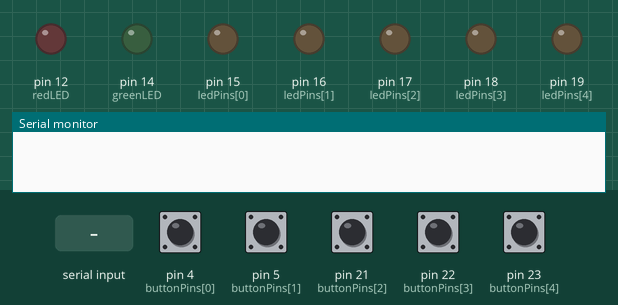
Simulated run of this sketch. Board: Arduino Mega 2560, built with avr-gcc and run on an emulated ATmega2560. On the bench: output pins drawn as LEDs (lit = HIGH), the last lines printed to the serial monitor. Inputs (shaded band) come from the test bench; at power-on: pin 4 (buttonPins[0]), pin 5 (buttonPins[1]), pin 21 (buttonPins[2]), pin 22 (buttonPins[3]), pin 23 (buttonPins[4]) HIGH.

Above: at 1.2 s.
1.3 s: "1\n" received over Serial
At 2.8 s:
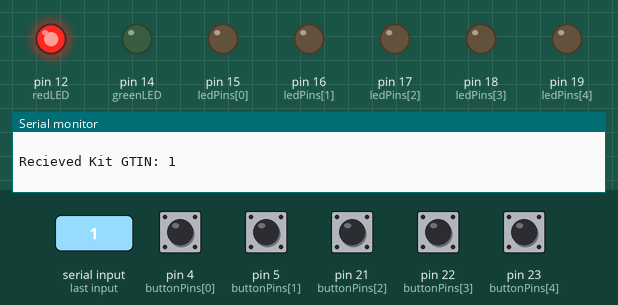
4.3 s: "0\n" received over Serial
At 4.7 s:
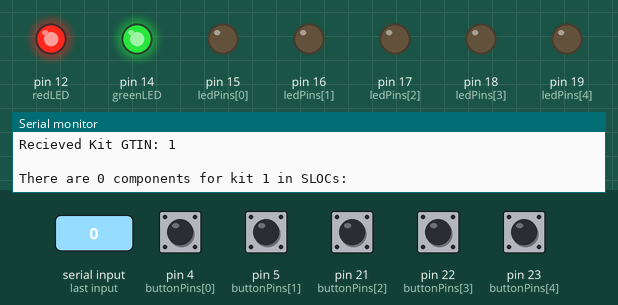
7.3 s: "2\n" received over Serial
At 9.9 s:
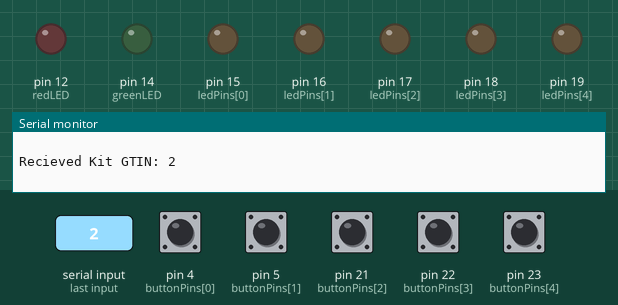
Timing chart, 0 to 11.4 s (numbered marks = the images above; inputs shaded):
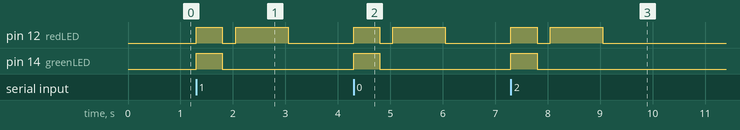

Measured:
- after the input at 1.3 s, pin 12 (redLED): LOW → HIGH at once, → LOW 0.50 s later, → HIGH 0.25 s later, → LOW 1.0 s later; pin 14 (greenLED): LOW → HIGH at once, → LOW 0.50 s later
- after the input at 4.3 s, pin 12 (redLED): LOW → HIGH at once, → LOW 0.50 s later, → HIGH 0.25 s later, → LOW 1.0 s later; pin 14 (greenLED): LOW → HIGH at once, → LOW 0.50 s later
- after the input at 7.3 s, pin 12 (redLED): LOW → HIGH at once, → LOW 0.50 s later, → HIGH 0.25 s later, → LOW 1.0 s later; pin 14 (greenLED): LOW → HIGH at once, → LOW 0.50 s later

The sketch:

sketch_jul30b.ino
```cpp
  // Tested with Adesso NuScan 5200TU
// Jonah Kelley

const int greenLED = 14;
const int redLED = 12;
const int ledPins[] = {15, 16, 17, 18, 19}; // SLOCs, need to make some sort of directory, expand to have multiple LEDs from same pins
int SLOCTest[sizeof(ledPins)];
const int buttonPins[] = {4, 5, 21, 22, 23};
const int numLeds = sizeof(ledPins) / sizeof(ledPins[0]);
int buttonState[numLeds];
int litSLOCs[numLeds];
int pressedLeds = 0;
int litLeds = 0;
int savedLitLeds = 0;
int SLOC = 2999;
int savedSLOC = 2999;
String barcode = "";
String savedBarcode = "";
String GTIN = "";
String Batch = "";

struct KitConfig {
  String serial;
  bool leds[numLeds];
};

KitConfig kitConfigs[] = {
  { "123456", { true, true, true, true, true }},     // { "123456", { true, true, true, true, true }},
  { "55555P", { true, true, false, false, false }}    // { "55555P", { true, false, true, false, true }}
};

const int numKits = sizeof(kitConfigs) / sizeof(kitConfigs[0]);

void setup() {
  pinMode(greenLED, OUTPUT);
  pinMode(redLED, OUTPUT);
  for (int i = 0; i < numLeds; i++){
    pinMode(ledPins[i], OUTPUT);
    pinMode(buttonPins[i], INPUT_PULLUP);
  }
  Serial.begin(115200); // initialize, change to 115200 according to YT video?
}

void loop() {
  if (Serial.available()) { // check if there is serial input
    char num = Serial.read(); // read serial input
    if (isAlphaNumeric(num)) { // if barcode is alphanumeric
      barcode += num;
    }
    if (num == '\n') {
      digitalWrite(greenLED, HIGH); // turn on LED
      digitalWrite(redLED, HIGH);
      delay(500);
      digitalWrite(greenLED, LOW); // turn off LED
      digitalWrite(redLED, LOW);
      delay(250);

      Serial.println(" ");
      Serial.print("Recieved Kit GTIN: ");
      Serial.println(barcode);
      Serial.println(" ");
      processBarcode(barcode);
      Serial.print("There are ");
      Serial.print(litLeds); // CONSTRAINTS: Assigns digital arduino pin to SLOC so amount of SLOCs is limited, this way might need multiple arduinos with different SLOCs coded
      Serial.print(" components for kit "); // Also assumes that all GTINs come from separate SLOCs
      Serial.print(barcode);
      savedBarcode = barcode;
      barcode = "";
      Serial.println(" in SLOCs: "); // UPDATE: Display quantity of same GTIN in same SLOC for picker to see how many they need to pick, still press button once
      for (int i = 0; i < litLeds; i++){
        SLOC = SLOC + 1;
        SLOCTest[i] = SLOC;
        Serial.print(SLOCTest[i]);
        Serial.println(" - GTIN: _______, Batch: _______");
      } // for loop above is just for testing, need to implement a better way for SLOCs
      SLOC = 2999;
      savedLitLeds = litLeds;
      litLeds = 0; // reset so it doesnt add to previous scan
    }
  }
  for (int i = 0; i < numLeds; i++){
    if (digitalRead(buttonPins[i]) == LOW){
      if (buttonState[i] == 0 && litSLOCs[i] == 1){  // button hasn't been pressed AND is lit
        digitalWrite(ledPins[i], LOW);
        savedSLOC = savedSLOC + 1;
        SLOCTest[i] = savedSLOC;
        Serial.print("GTIN ____ consumed from SLOC "); // UPDATE TO SHOW COMPONENT GTIN SOMEHOW
        Serial.println(SLOCTest[i]); // UPDATE just goes in order, firgure out how to assign slocs to button presses
        buttonState[i] = 1;
        litSLOCs[i] = 0; // reset for next scans
        pressedLeds = pressedLeds + 1;
        if (pressedLeds == savedLitLeds){
          delay(250);
          Serial.println(" ");
          Serial.print("Picking complete. All materials for GTIN ");
          Serial.print(savedBarcode);
          Serial.println(" consumed.");
          Serial.print("=====================================================================================================================================================================================================");
          pressedLeds = 0;
          savedLitLeds = 0;
          savedSLOC = 2999; // reset for next scans
        }
      }
    }
  }
  for (int i = 0; i < numLeds; i++){
    buttonState[i] = 0; // reset for next scans
  }
}

void processBarcode(const String& barcode) {
  bool kitFound = false;
  for (int i = 0; i < numKits; i++) {
    if (barcode == kitConfigs[i].serial) {
      lightUpKitComponents(kitConfigs[i]);
      kitFound = true;
      break;
    }
  }
  if (kitFound == false) {
    turnOffAllLeds();
    digitalWrite(redLED, HIGH); // turn on red LED for invalid barcode
    delay(1000);
    digitalWrite(redLED, LOW); // turn off red LED
    delay(1000);
    //turnOffAllLeds();
  } else {
    digitalWrite(greenLED, HIGH); // turn on green LED for valid barcode
    delay(1000);
    digitalWrite(greenLED, LOW); // turn off green LED
    delay(1000);
    //delay(4000);
    //turnOffAllLeds();
  }
}

void lightUpKitComponents(const KitConfig& kitConfig) {
  for (int i = 0; i < numLeds; i++) {
    if (kitConfig.leds[i]) {
      digitalWrite(ledPins[i], HIGH); // light LED if coded for that barcode to light
      litSLOCs[i] = 1; // stores which LEDs are lit
      litLeds = litLeds + 1;
    } else {
      digitalWrite(ledPins[i], LOW); // keep LED unlit if not in scope of barcode
    }
  }
}

void turnOffAllLeds() {
  for (int i = 0; i < numLeds; i++) {
    digitalWrite(ledPins[i], LOW);
  }
}
```
